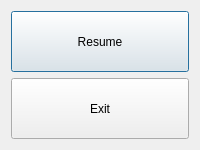
<?xml version="1.0" encoding="UTF-8"?>
<ui version="4.0">
 <class>pauseDialog</class>
 <widget class="QDialog" name="pauseDialog">
  <property name="geometry">
   <rect>
    <x>0</x>
    <y>0</y>
    <width>200</width>
    <height>150</height>
   </rect>
  </property>
  <property name="windowTitle">
   <string>Paused</string>
  </property>
  <layout class="QVBoxLayout" name="verticalLayout">
   <item>
    <widget class="QPushButton" name="resumeButton">
     <property name="sizePolicy">
      <sizepolicy hsizetype="Minimum" vsizetype="Minimum">
       <horstretch>0</horstretch>
       <verstretch>0</verstretch>
      </sizepolicy>
     </property>
     <property name="text">
      <string>Resume</string>
     </property>
    </widget>
   </item>
   <item>
    <widget class="QPushButton" name="exitButton">
     <property name="sizePolicy">
      <sizepolicy hsizetype="Minimum" vsizetype="Minimum">
       <horstretch>0</horstretch>
       <verstretch>0</verstretch>
      </sizepolicy>
     </property>
     <property name="text">
      <string>Exit</string>
     </property>
    </widget>
   </item>
  </layout>
 </widget>
 <resources/>
 <connections>
  <connection>
   <sender>exitButton</sender>
   <signal>clicked()</signal>
   <receiver>pauseDialog</receiver>
   <slot>accept()</slot>
   <hints>
    <hint type="sourcelabel">
     <x>105</x>
     <y>108</y>
    </hint>
    <hint type="destinationlabel">
     <x>85</x>
     <y>75</y>
    </hint>
   </hints>
  </connection>
  <connection>
   <sender>resumeButton</sender>
   <signal>clicked()</signal>
   <receiver>pauseDialog</receiver>
   <slot>reject()</slot>
   <hints>
    <hint type="sourcelabel">
     <x>132</x>
     <y>41</y>
    </hint>
    <hint type="destinationlabel">
     <x>150</x>
     <y>75</y>
    </hint>
   </hints>
  </connection>
 </connections>
</ui>
